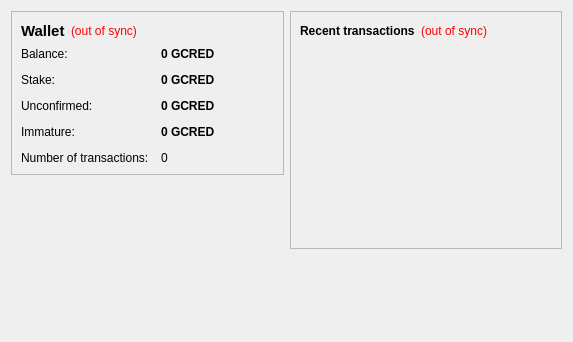
<?xml version="1.0" encoding="UTF-8"?>
<ui version="4.0">
 <class>OverviewPage</class>
 <widget class="QWidget" name="OverviewPage">
  <property name="geometry">
   <rect>
    <x>0</x>
    <y>0</y>
    <width>573</width>
    <height>342</height>
   </rect>
  </property>
  <property name="windowTitle">
   <string>Form</string>
  </property>
  <layout class="QHBoxLayout" name="horizontalLayout" stretch="1,1">
   <item>
    <layout class="QVBoxLayout" name="verticalLayout_2">
     <item>
      <widget class="QFrame" name="frame">
       <property name="frameShape">
        <enum>QFrame::StyledPanel</enum>
       </property>
       <property name="frameShadow">
        <enum>QFrame::Raised</enum>
       </property>
       <layout class="QVBoxLayout" name="verticalLayout_4">
        <item>
         <layout class="QHBoxLayout" name="horizontalLayout_4">
          <item>
           <widget class="QLabel" name="label_5">
            <property name="font">
             <font>
              <pointsize>11</pointsize>
              <weight>75</weight>
              <bold>true</bold>
             </font>
            </property>
            <property name="text">
             <string>Wallet</string>
            </property>
           </widget>
          </item>
          <item>
           <widget class="QLabel" name="labelWalletStatus">
            <property name="toolTip">
             <string>The displayed information may be out of date. Your wallet automatically synchronizes with the Globalcredits network after a connection is established, but this process has not completed yet.</string>
            </property>
            <property name="styleSheet">
             <string notr="true">QLabel { color: red; }</string>
            </property>
            <property name="text">
             <string notr="true">(out of sync)</string>
            </property>
            <property name="alignment">
             <set>Qt::AlignLeading|Qt::AlignLeft|Qt::AlignVCenter</set>
            </property>
           </widget>
          </item>
          <item>
           <spacer name="horizontalSpacer_2">
            <property name="orientation">
             <enum>Qt::Horizontal</enum>
            </property>
            <property name="sizeHint" stdset="0">
             <size>
              <width>40</width>
              <height>20</height>
             </size>
            </property>
           </spacer>
          </item>
         </layout>
        </item>
        <item>
         <layout class="QFormLayout" name="formLayout_2">
          <property name="fieldGrowthPolicy">
           <enum>QFormLayout::AllNonFixedFieldsGrow</enum>
          </property>
          <property name="horizontalSpacing">
           <number>12</number>
          </property>
          <property name="verticalSpacing">
           <number>12</number>
          </property>
          <item row="0" column="0">
           <widget class="QLabel" name="label">
            <property name="text">
             <string>Balance:</string>
            </property>
           </widget>
          </item>
          <item row="0" column="1">
           <widget class="QLabel" name="labelBalance">
            <property name="font">
             <font>
              <weight>75</weight>
              <bold>true</bold>
             </font>
            </property>
            <property name="cursor">
             <cursorShape>IBeamCursor</cursorShape>
            </property>
            <property name="toolTip">
             <string>Your current balance</string>
            </property>
            <property name="text">
             <string notr="true">0 GCRED</string>
            </property>
            <property name="textInteractionFlags">
             <set>Qt::LinksAccessibleByMouse|Qt::TextSelectableByKeyboard|Qt::TextSelectableByMouse</set>
            </property>
           </widget>
          </item>
          <item row="1" column="0">
           <widget class="QLabel" name="label_6">
            <property name="text">
             <string>Stake:</string>
            </property>
           </widget>
          </item>
          <item row="1" column="1">
           <widget class="QLabel" name="labelStake">
            <property name="font">
             <font>
              <weight>75</weight>
              <bold>true</bold>
             </font>
            </property>
            <property name="cursor">
             <cursorShape>IBeamCursor</cursorShape>
            </property>
            <property name="toolTip">
             <string>Total of coins that was staked, and do not yet count toward the current balance</string>
            </property>
            <property name="text">
             <string notr="true">0 GCRED</string>
            </property>
            <property name="textInteractionFlags">
             <set>Qt::LinksAccessibleByMouse|Qt::TextSelectableByKeyboard|Qt::TextSelectableByMouse</set>
            </property>
           </widget>
          </item>
          <item row="2" column="0">
           <widget class="QLabel" name="label_3">
            <property name="text">
             <string>Unconfirmed:</string>
            </property>
           </widget>
          </item>
          <item row="2" column="1">
           <widget class="QLabel" name="labelUnconfirmed">
            <property name="font">
             <font>
              <weight>75</weight>
              <bold>true</bold>
             </font>
            </property>
            <property name="cursor">
             <cursorShape>IBeamCursor</cursorShape>
            </property>
            <property name="toolTip">
             <string>Total of transactions that have yet to be confirmed, and do not yet count toward the current balance</string>
            </property>
            <property name="text">
             <string notr="true">0 GCRED</string>
            </property>
            <property name="textInteractionFlags">
             <set>Qt::LinksAccessibleByMouse|Qt::TextSelectableByKeyboard|Qt::TextSelectableByMouse</set>
            </property>
           </widget>
          </item>
          <item row="3" column="0">
           <widget class="QLabel" name="labelImmatureText">
            <property name="text">
             <string>Immature:</string>
            </property>
           </widget>
          </item>
          <item row="3" column="1">
           <widget class="QLabel" name="labelImmature">
            <property name="font">
             <font>
              <weight>75</weight>
              <bold>true</bold>
             </font>
            </property>
            <property name="toolTip">
             <string>Mined balance that has not yet matured</string>
            </property>
            <property name="text">
             <string notr="true">0 GCRED</string>
            </property>
            <property name="textInteractionFlags">
             <set>Qt::LinksAccessibleByMouse|Qt::TextSelectableByKeyboard|Qt::TextSelectableByMouse</set>
            </property>
           </widget>
          </item>
          <item row="4" column="0">
           <widget class="QLabel" name="label_2">
            <property name="text">
             <string>Number of transactions:</string>
            </property>
           </widget>
          </item>
          <item row="4" column="1">
           <widget class="QLabel" name="labelNumTransactions">
            <property name="toolTip">
             <string>Total number of transactions in wallet</string>
            </property>
            <property name="text">
             <string notr="true">0</string>
            </property>
           </widget>
          </item>
         </layout>
        </item>
       </layout>
      </widget>
     </item>
     <item>
      <spacer name="verticalSpacer">
       <property name="orientation">
        <enum>Qt::Vertical</enum>
       </property>
       <property name="sizeHint" stdset="0">
        <size>
         <width>20</width>
         <height>40</height>
        </size>
       </property>
      </spacer>
     </item>
    </layout>
   </item>
   <item>
    <layout class="QVBoxLayout" name="verticalLayout_3">
     <item>
      <widget class="QFrame" name="frame_2">
       <property name="frameShape">
        <enum>QFrame::StyledPanel</enum>
       </property>
       <property name="frameShadow">
        <enum>QFrame::Raised</enum>
       </property>
       <layout class="QVBoxLayout" name="verticalLayout">
        <item>
         <layout class="QHBoxLayout" name="horizontalLayout_2">
          <item>
           <widget class="QLabel" name="label_4">
            <property name="text">
             <string>&lt;b&gt;Recent transactions&lt;/b&gt;</string>
            </property>
           </widget>
          </item>
          <item>
           <widget class="QLabel" name="labelTransactionsStatus">
            <property name="toolTip">
             <string>The displayed information may be out of date. Your wallet automatically synchronizes with the Globalcredits network after a connection is established, but this process has not completed yet.</string>
            </property>
            <property name="styleSheet">
             <string notr="true">QLabel { color: red; }</string>
            </property>
            <property name="text">
             <string notr="true">(out of sync)</string>
            </property>
            <property name="alignment">
             <set>Qt::AlignRight|Qt::AlignTrailing|Qt::AlignVCenter</set>
            </property>
           </widget>
          </item>
          <item>
           <spacer name="horizontalSpacer">
            <property name="orientation">
             <enum>Qt::Horizontal</enum>
            </property>
            <property name="sizeHint" stdset="0">
             <size>
              <width>40</width>
              <height>20</height>
             </size>
            </property>
           </spacer>
          </item>
         </layout>
        </item>
        <item>
         <widget class="QListView" name="listTransactions">
          <property name="styleSheet">
           <string notr="true">QListView { background: transparent; }</string>
          </property>
          <property name="frameShape">
           <enum>QFrame::NoFrame</enum>
          </property>
          <property name="verticalScrollBarPolicy">
           <enum>Qt::ScrollBarAlwaysOff</enum>
          </property>
          <property name="horizontalScrollBarPolicy">
           <enum>Qt::ScrollBarAlwaysOff</enum>
          </property>
          <property name="selectionMode">
           <enum>QAbstractItemView::NoSelection</enum>
          </property>
         </widget>
        </item>
       </layout>
      </widget>
     </item>
     <item>
      <spacer name="verticalSpacer_2">
       <property name="orientation">
        <enum>Qt::Vertical</enum>
       </property>
       <property name="sizeHint" stdset="0">
        <size>
         <width>20</width>
         <height>40</height>
        </size>
       </property>
      </spacer>
     </item>
    </layout>
   </item>
  </layout>
 </widget>
 <resources/>
 <connections/>
</ui>
